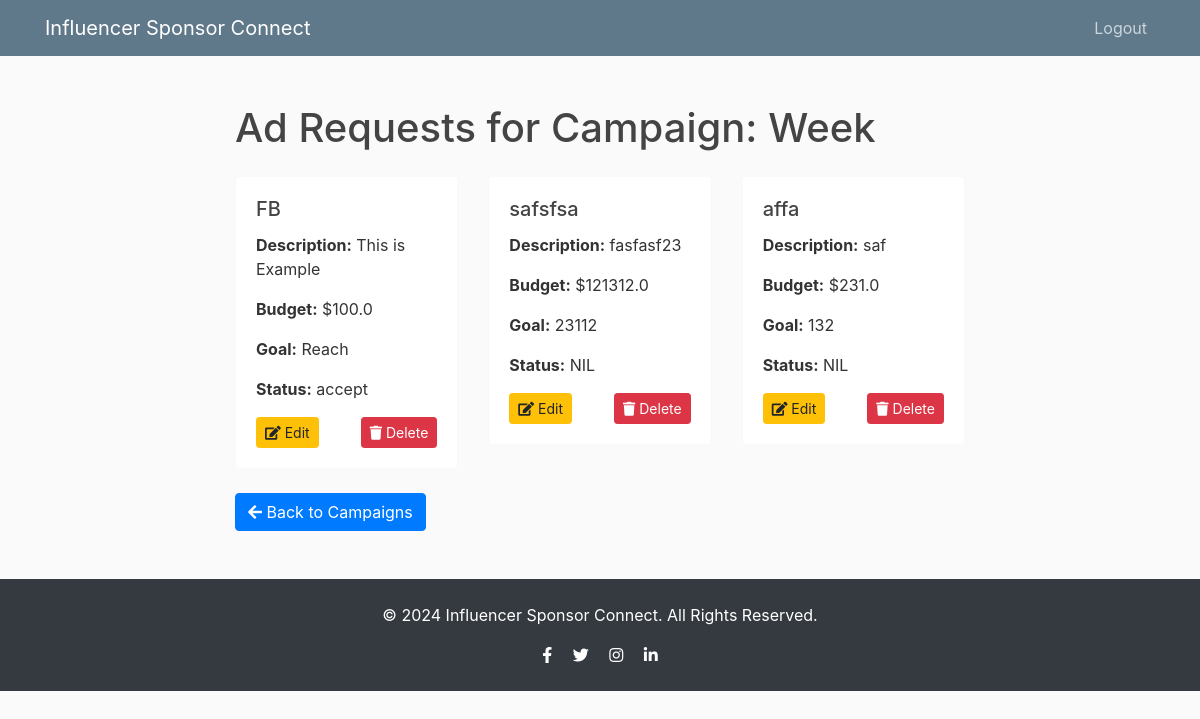
/view_ad_requests/3 (signed in), run on the app's committed database.
### Flask/models.py (models this page shows)
class Campaign(db.Model,UserMixin):
    __tablename__ = 'campaigns'
    id = db.Column(db.Integer, primary_key=True)
    user_id = db.Column(db.Integer, db.ForeignKey('user.id'), nullable=False)  # Added user_id
    campaign_name = db.Column(db.String(120), nullable=False)
    category = db.Column(db.String(80))
    budget = db.Column(db.Float)
    status = db.Column(db.String(80))
    products = db.Column(db.String(200))
    goals = db.Column(db.String(200))
    progress = db.Column(db.Integer)
    start_date = db.Column(db.Date)
    end_date = db.Column(db.Date)
    ad_requests = db.relationship('AdRequest', back_populates='campaign', cascade="all, delete-orphan")
    sponsor = db.relationship('User', backref=db.backref('campaigns', lazy=True))

class AdRequest(db.Model,UserMixin):
    __tablename__ = 'ad_requests'
    id = db.Column(db.Integer, primary_key=True)
    campaign_id = db.Column(db.Integer, db.ForeignKey('campaigns.id'), nullable=False)
    ad_name = db.Column(db.String(120), nullable=False)
    description = db.Column(db.Text, nullable=False)
    budget = db.Column(db.Float, nullable=False)
    goal = db.Column(db.String(120), nullable=False)
    influencer_name = db.Column(db.String(100), nullable=True)
    status = db.Column(db.String(120), nullable=False)
    campaign = db.relationship('Campaign', back_populates='ad_requests')
    user_id = db.Column(db.Integer, db.ForeignKey('user.id'), nullable=False)
    sponsor = db.relationship('User', backref=db.backref('ad_requests', lazy=True))

### Flask/routes.py (the view)
@app.route('/view_ad_requests/<int:campaign_id>', methods=['GET','POST'])
@login_required
def view_ad_requests(campaign_id):
    c = Campaign.query.get_or_404(campaign_id)  # Use campaign_id here
    ad = AdRequest.query.filter_by(campaign_id=campaign_id).all()
    return render_template('view_ad_request.html', campaign=c, ad_requests=ad)

### Flask/__init__.py (called while the page is built)
@login_manager.user_loader
def load_user(user_id):
    from Flask.models import User
    return User.query.get(int(user_id))

### Flask/templates/view_ad_request.html (shortened to what this page needs)
{% extends "layout.html" %}
{% block content %}
    <h1 class="my-4">Ad Requests for Campaign: {{ campaign.campaign_name }}</h1>
    <div class="row">
        {% for ad_request in ad_requests %}
            <div class="col-md-6 col-lg-4 mb-4">
                <div class="card shadow-sm border-light">
                    <div class="card-body">
                        <h5 class="card-title">{{ ad_request.ad_name }}</h5>
                        <p class="card-text"><strong>Description:</strong> {{ ad_request.description }}</p>
                        <p class="card-text"><strong>Budget:</strong> ${{ ad_request.budget }}</p>
                        <p class="card-text"><strong>Goal:</strong> {{ ad_request.goal }}</p>
                        <p class="card-text"><strong>Status:</strong> {{ ad_request.status }}</p>
                        <div class="d-flex justify-content-between">
                            <button class="btn btn-warning btn-sm" data-toggle="modal" data-target="#editAdRequestModal{{ ad_request.id }}">
                                <i class="fas fa-edit"></i> Edit
                            </button>
                            <form method="post" action="{{ url_for('delete_ad_request', ad_request_id=ad_request.id) }}">
                                <button type="submit" class="btn btn-danger btn-sm">
                                    <i class="fas fa-trash"></i> Delete
                                </button>
                            </form>
                        </div>
                    </div>
                </div>
            </div>
        {% endfor %}
    </div>
    <a href="{{ url_for('s_campaigns') }}" class="btn btn-primary">
        <i class="fas fa-arrow-left"></i> Back to Campaigns
    </a>
{% endblock %}

### Flask/static/main.css (style rules this page uses)
body { background: #fafafa; color: #333333; margin-top: 5rem; }
h1, h2, h3, h4, h5, h6 { color: #444444; }

### data on the page
Campaign: campaign_name "Week"
AdRequest: ad_name "FB", description "This is Example", budget "100.0", goal "Reach", status "accept"
AdRequest: ad_name "safsfsa", description "fasfasf23", budget "121312.0", goal "23112", status "NIL"
AdRequest: ad_name "affa", description "saf", budget "231.0", goal "132", status "NIL"
